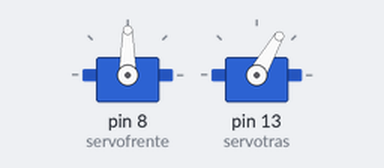
Bench run of a sketch on a simulated Arduino Uno, built with avr-gcc and run on an emulated ATmega328P. Shown: 2 × servo.

Above: at 0.05 s.
Timing chart, 0 to 3.0 s (numbered marks = the images above):
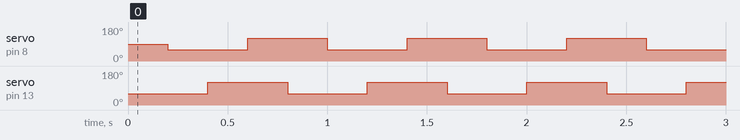

Measured:
- by itself, servo on pin 8 (servofrente), servo on pin 13 (servotras): alternates 120° for 0.40 s and 60° for 0.40 s

The sketch:

sketch_mar13a.ino
```cpp
#include <Servo.h>
Servo servofrente,servotras;

void setup() {
  // put your setup code here, to run once:
servofrente.attach(8);
servotras.attach(13);
}

void loop() {
  // put your main code here, to run repeatedly:
servotras.write(60);
delay(200);
servofrente.write(60);
delay(200);
servotras.write(120);
delay(200);
servofrente.write(120);
delay(
  200);
}
```
